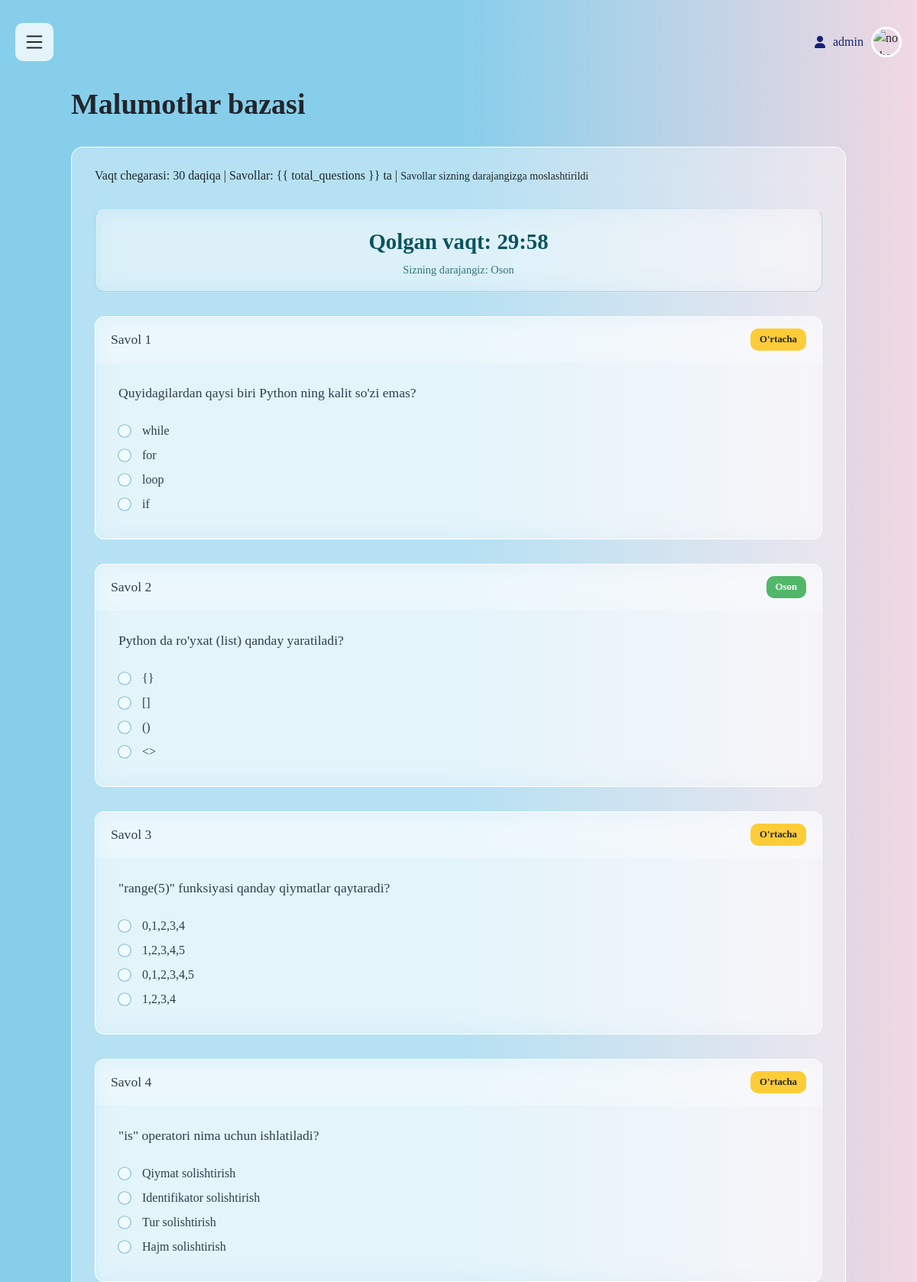
The page /test/1/ (signed in, upper part) on the database its author committed.
### app1/models.py (models this page shows, shortened)
class Test(models.Model):
    subject = models.ForeignKey(Subject, on_delete=models.CASCADE)
    title = models.CharField(max_length=255)
    description = models.TextField(blank=True, null=True)
    uploaded_at = models.DateTimeField(default=timezone.now)
    time_limit_minutes = models.PositiveIntegerField(
        default=30,
        verbose_name="Test vaqti (daqiqa)",
        help_text="Testni ishlash uchun berilgan maksimal vaqt"
    )
    is_active = models.BooleanField(
        default=True,
        verbose_name="Faol",
        help_text="Test hozir ishlash uchun mavjudmi"
    )
    question_count = models.PositiveIntegerField(
        default=25,
        verbose_name="Savollar soni",
        help_text="Testdagi umumiy savollar soni"
    )
    def is_available(self):
        return self.is_active
    def get_questions_for_user(self, user):
        from .utils import get_user_difficulty_level  # Circular importni oldini olish
        difficulty_level = get_user_difficulty_level(user, self.subject)
        questions = self.questions.all()
        if difficulty_level == 1:  # Oson
            easy_questions = questions.filter(difficulty_level=1)
            if easy_questions.count() >= 25:
                return random.sample(list(easy_questions), 25)
            else:
                return random.sample(list(questions), min(25, questions.count()))
        elif difficulty_level == 3:  # Qiyin
            hard_questions = questions.filter(difficulty_level=3)
            if hard_questions.count() >= 25:
                return random.sample(list(hard_questions), 25)
            else:
                return random.sample(list(questions), min(25, questions.count()))
        return random.sample(list(questions), min(25, questions.count()))

class UserSubjectLevel(models.Model):
    user = models.ForeignKey(User, on_delete=models.CASCADE)
    subject = models.ForeignKey(Subject, on_delete=models.CASCADE)
    difficulty_level = models.PositiveSmallIntegerField(
        choices=Question.DIFFICULTY_LEVELS,
        default=2,
        verbose_name="Qiyinlik darajasi"
    )
    last_updated = models.DateTimeField(auto_now=True)
    class Meta:
        unique_together = ['user', 'subject']
        verbose_name = "Foydalanuvchi fan darajasi"
        verbose_name_plural = "Foydalanuvchi fan darajalari"

class Question(models.Model):
    DIFFICULTY_LEVELS = (
        (1, 'Oson'),
        (2, 'O\'rtacha'),
        (3, 'Qiyin'),
    )
    test = models.ForeignKey(Test, on_delete=models.CASCADE, related_name='questions')
    text = models.TextField()
    difficulty_level = models.PositiveSmallIntegerField(
        choices=DIFFICULTY_LEVELS,
        default=2,
        verbose_name="Qiyinlik darajasi"
    )

class Answer(models.Model):
    question = models.ForeignKey(Question, on_delete=models.CASCADE, related_name='answers')
    text = models.CharField(max_length=255)
    is_correct = models.BooleanField(default=False)

### app1/views.py (the view, shortened to what this page needs)
# urls.py: path('test/<int:test_id>/', views.take_test, name='take_test'),
@login_required
def take_test(request, test_id):
    test = get_object_or_404(Test, id=test_id)
    if not test.is_available():
        messages.error(request, "Bu test hozir faol emas")
        return redirect('tests')
    questions = test.get_questions_for_user(request.user)
    total_questions = len(questions)
    return render(request, 'app1/take_test.html', {
        'test': test,
        'questions': questions,
        'time_limit_seconds': test.time_limit_minutes * 60,
        'total_questions': total_questions
    })

### app1/utils.py (called while the page is built)
def get_user_difficulty_level(user, subject):
    try:
        user_level = UserSubjectLevel.objects.get(user=user, subject=subject)
        return user_level.difficulty_level
    except UserSubjectLevel.DoesNotExist:
        user_level = UserSubjectLevel.objects.create(
            user=user,
            subject=subject,
            difficulty_level=2
        )
        return 2

### templates/app1/take_test.html (shortened to what this page needs)
{% extends 'base.html' %}
{% block content %}
<div class="container mt-4">
    <h3 style="font-size: 38px; font-weight: 600;">{{ test.title }}</h3>
  <div class="card">
    <div class="card-body">
        <p class="mb-0">
        Vaqt chegarasi: {{ test.time_limit_minutes }} daqiqa | Savollar: {{
        total_questions }} ta | {% if request.user.is_authenticated %}
        <small>Savollar sizning darajangizga moslashtirildi</small>
        {% endif %}
      </p>
      <div class="alert alert-info text-center">
        <h4 id="timer">Qolgan vaqt: {{ test.time_limit_minutes }}:00</h4>
        {% if request.user.is_authenticated %}
        <small class="text-muted">
          {% with user_level=request.user.usersubjectlevel_set.first %}
            {% if user_level %}
              Sizning darajangiz: {{ user_level.get_difficulty_level_display }}
            {% endif %}
          {% endwith %}
        </small>
        {% endif %}
      </div>
      <form method="post" id="testForm">
        {% if questions %}
          {% for question in questions %}
          <div class="card mb-4">
            <div
              class="card-header bg-light d-flex justify-content-between align-items-center"
            >
              <h5 class="card-title mb-0">Savol {{ forloop.counter }}</h5>
              <span
                class="badge {% if question.difficulty_level == 1 %}bg-success{% elif question.difficulty_level == 2 %}bg-warning{% else %}bg-danger{% endif %}"
              >
                {% if question.difficulty_level == 1 %}Oson
                {% elif question.difficulty_level == 2 %}O'rtacha
                {% else %}Qiyin
                {% endif %}
              </span>
            </div>
            <div class="card-body">
              <p class="lead">{{ question.text }}</p>
              <div class="form-group">
                {% if question.answers.all %}
                  {% for answer in question.answers.all %}
                  <div class="form-check mb-2">
                    <input
                      class="form-check-input"
                      type="radio"
                      name="question_{{ question.id }}"
                      id="answer_{{ answer.id }}"
                      value="{{ answer.id }}"
                      required
                    />
                    <label class="form-check-label" for="answer_{{ answer.id }}">
                      {{ answer.text }}
                    </label>
                  </div>
                  {% endfor %}
                {% else %}
                  <div class="alert alert-danger">
                    Bu savol uchun javob variantlari mavjud emas!
                  </div>
                {% endif %}
              </div>
            </div>
          </div>
          {% endfor %}
        {% else %}
        <div class="alert alert-warning">
          Bu testda hozircha savollar mavjud emas.
        </div>
        {% endif %}
      </form>
    </div>
  </div>
</div>
{% endblock %}

### templates/base.html (shortened to what this page needs)
<!DOCTYPE html>
<html lang="uz">
  <head>
    <link
      href="https://cdn.jsdelivr.net/npm/bootstrap@5.1.3/dist/css/bootstrap.min.css"
      rel="stylesheet"
    />
    <link
      href="https://cdnjs.cloudflare.com/ajax/libs/font-awesome/6.0.0/css/all.min.css"
      rel="stylesheet"
    />
  </head>
  <body>
    <section class="contaner_box">
      <section class="hed_main" id="hedMain">
        <header id="heaDer">
          <section class="section_header">
            <div class="logo">
              <svg
                xmlns="http://www.w3.org/2000/svg"
                width="16"
                height="16"
                fill="currentColor"
                viewBox="0 0 16 16"
                id="menu"
              >
                <path
                  fill-rule="evenodd"
                  d="M2.5 12a.5.5 0 0 1 .5-.5h10a.5.5 0 0 1 0 1H3a.5.5 0 0 1-.5-.5m0-4a.5.5 0 0 1 .5-.5h10a.5.5 0 0 1 0 1H3a.5.5 0 0 1-.5-.5m0-4a.5.5 0 0 1 .5-.5h10a.5.5 0 0 1 0 1H3a.5.5 0 0 1-.5-.5"
                />
              </svg>
            </div>
            <div class="profil_img" id="contanerList">
              <span><i class="fas fa-user"></i> {{ user.username }} </span>
              <img
                src="https://img.freepik.com/free-vector/smiling-young-man-illustration_1308-174669.jpg?semt=ais_hybrid&w=740&q=80"
                alt="no photo"
                id="loginBtn"
              />
            </div>
          </section>
        </header>
        <main>
          {% block content %}{% endblock %}
        </main>
      </section>
    </section>
  </body>
</html>

### templates/base.html (style rules this page uses)
* { padding: 0; margin: 0; font-family: "Times New Roman", Times, serif; box-sizing: border-box; }
body { min-height: 100vh; overflow-x: hidden; }
h4 { font-size: 32px; font-weight: bold; }
.contaner_box { display: flex; min-height: 100vh; width: 100%; position: relative; background: linear-gradient(to right, #87ceeb, #87ceeb, #f2d8e2); }
.hed_main { flex: 1; padding: 20px; transition: margin-left 0.5s ease; width: 100%; min-height: 100vh; }
header { width: 100%; height: auto; margin-bottom: 20px; }
.section_header { display: flex; justify-content: space-between; align-items: center; width: 100%; height: auto; padding: 10px 0; }
.logo { display: flex; align-items: center; }
.logo svg { width: 50px; height: 50px; cursor: pointer; backdrop-filter: blur(100px); background-color: rgba(255, 255, 255, 0.782); border-radius: 10px; padding: 10px; transition: all 0.5s ease; }
.profil_img { display: flex; align-items: center; gap: 10px; position: relative; z-index: 100; }
.profil_img img { width: 40px; height: 40px; border-radius: 50%; border: 3px solid white; transition: 0.3s ease; cursor: pointer; object-fit: cover; }
.profil_img span { display: flex; gap: 10px; align-items: center; text-decoration: none; border-radius: 10px; transition: 0.3s ease; color: rgb(20, 33, 119); font-size: 16px; font-weight: 500; }

### templates/app1/take_test.html (style rules this page uses)
.container.mt-4 { width: 100%; margin: 2rem auto; padding: 0 15px; }
.card { backdrop-filter: blur(20px); background-color: rgba(255, 255, 255, 0.215); border-radius: 15px; padding: 0; overflow: hidden; border: 0.1px solid white; margin-top: 2rem; margin-bottom: 4rem; }
.card-title.mb-0 { color: white; font-size: 1.6rem; margin: 0; }
.card-body { background-color: rgba(255, 255, 255, 0.215); padding: 25px 30px; }
.alert { backdrop-filter: blur(15px); border-radius: 12px; padding: 1rem 1.5rem; border: 1px solid rgba(255, 255, 255, 0.3); background-color: rgba(255, 255, 255, 0.215); margin-bottom: 1.5rem; }
.alert-info { color: #0c5460; border-color: rgba(23, 162, 184, 0.3); }
#timer { font-size: 1.8rem; font-weight: 600; margin-bottom: 0.5rem; color: #0c5460; }
.text-muted { color: rgba(12, 84, 96, 0.8) !important; font-size: 0.9rem; }
.card.mb-4 { backdrop-filter: blur(15px); background-color: rgba(255, 255, 255, 0.215); border-radius: 12px; border: 0.1px solid white; margin-bottom: 1.5rem !important; }
.card-header.bg-light { backdrop-filter: blur(10px); background-color: rgba(255, 255, 255, 0.3) !important; border-bottom: 1px solid rgba(255, 255, 255, 0.2); padding: 15px 20px; }
.card-header.bg-light h5 { color: #2c3e50; font-size: 1.1rem; margin: 0; }
.badge { font-size: 0.8em; padding: 8px 12px; border-radius: 10px; border: none; font-weight: 600; }
.bg-success { background-color: rgba(40, 167, 69, 0.8) !important; color: white !important; }
.bg-warning { background-color: rgba(255, 193, 7, 0.8) !important; color: #212529 !important; }
.lead { color: #2c3e50; font-size: 1.1rem; font-weight: 500; margin-bottom: 1.5rem; line-height: 1.6; }
.form-check-input { transform: scale(1.1); margin-right: 10px; background-color: rgba(255, 255, 255, 0.511) !important; border: 1px solid rgba(5, 130, 171, 0.5) !important; cursor: pointer; }
.form-check-label { color: #2c3e50; font-size: 1rem; padding-left: 5px; cursor: pointer; }
.form-check { margin-bottom: 0.8rem; }
.form-check.mb-2:last-child { margin-bottom: 0; }
.text-center { margin-top: 2rem; padding-top: 1.5rem; border-top: 1px solid rgba(255, 255, 255, 0.2); }
.form-group { margin-bottom: 0; }
@media (max-width: 1225px) { .container.mt-4 { width: 90%; } }

### rows shown on the page
Test: title "Malumotlar bazasi", time_limit_minutes "30"
UserSubjectLevel: difficulty_level "Oson"
Question: difficulty_level "O'rtacha", text "Quyidagilardan qaysi biri Python ning kalit so'zi emas?"
Answer: text "while"
Answer: text "for"
Answer: text "loop"
Answer: text "if"
Question: difficulty_level "Oson", text "Python da ro'yxat (list) qanday yaratiladi?"
Answer: text "{}"
Answer: text "[]"
Answer: text "()"
Answer: text "<>"
Question: difficulty_level "O'rtacha", text "\"range(5)\" funksiyasi qanday qiymatlar qaytaradi?"
Answer: text "0,1,2,3,4"
Answer: text "1,2,3,4,5"
Answer: text "0,1,2,3,4,5"
Answer: text "1,2,3,4"
Question: difficulty_level "O'rtacha", text "\"is\" operatori nima uchun ishlatiladi?"
Answer: text "Qiymat solishtirish"
Answer: text "Identifikator solishtirish"
Answer: text "Tur solishtirish"
Answer: text "Hajm solishtirish"

### other values the page prints
{{ user.username }} "admin"
